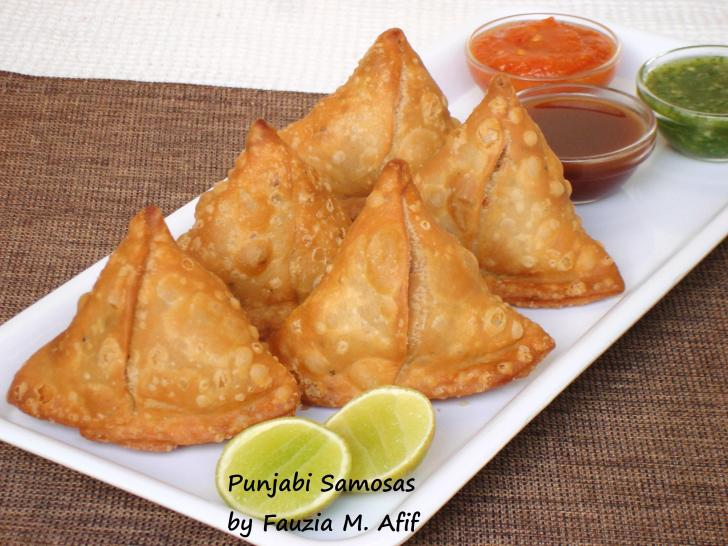
#> input picture 198.jpg, 728 x 546 px
$ python -i FeatureExtraction.py   (imports and definitions only)   (older library calls are emulated)
#> lines starting #> are read from the running program, lines starting #| are printed output that depends on the picture
import numpy as np
import mahotas
import cv2
import os
import h5py
import glob
from matplotlib.pyplot import imshow
from matplotlib import pyplot as plt
import io
from PIL import Image


train_path = "imagedataset/"

def fd_hu_moments(image):
    image = cv2.cvtColor(image, cv2.COLOR_BGR2GRAY)
    feature = cv2.HuMoments(cv2.moments(image)).flatten()
    return feature
def fd_haralick(image):
    gray = cv2.cvtColor(image, cv2.COLOR_BGR2GRAY)
    haralick = mahotas.features.haralick(gray).mean(axis=0)
    return haralick
def fd_histogram(image, mask=None):
    image = cv2.cvtColor(image, cv2.COLOR_BGR2HSV)
    hist  = cv2.calcHist([image], [0, 1, 2], None, [bins, bins, bins], [0, 256, 0, 256, 0, 256])
    cv2.normalize(hist, hist)
    return hist.flatten()
def Hog_feature(image):
    hog = cv2.HOGDescriptor()
    h = hog.compute(image)
    return h.flatten()


global_features = []

# [15 lines not run here, left out]

>>> import cv2
>>> picture = cv2.imread('198.jpg', cv2.IMREAD_GRAYSCALE)
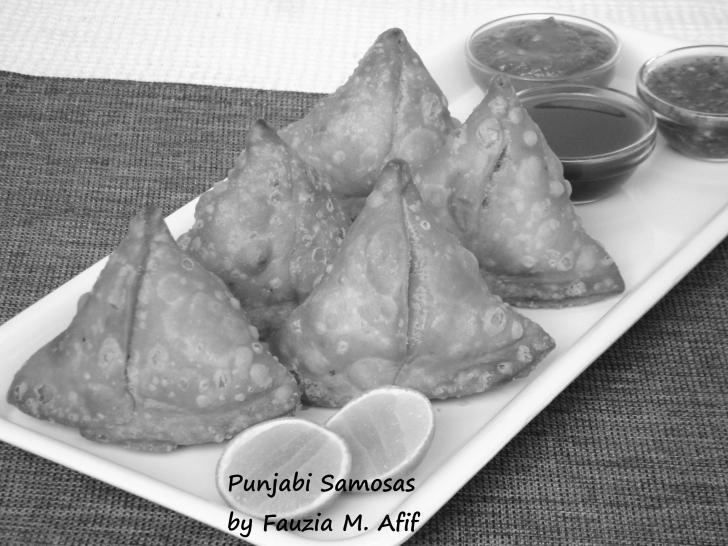
#> picture: shape (546, 728); min 0, max 255, mean 152.6
#> (the run stopped early here; a loop or call above may not have finished)

$ run again, on 202.jpg
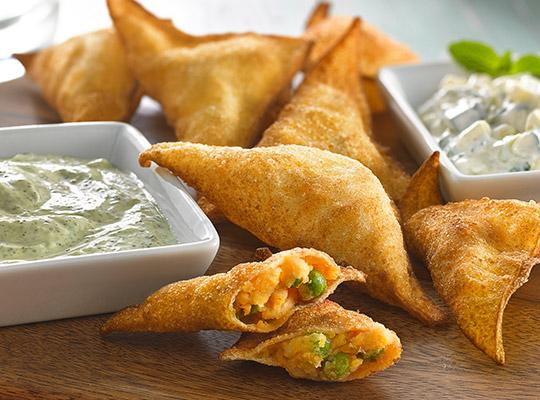
#> input picture 202.jpg, 540 x 400 px
#> `picture = cv2.imread('198.jpg', cv2.IMREAD_GRAYSCALE)`:
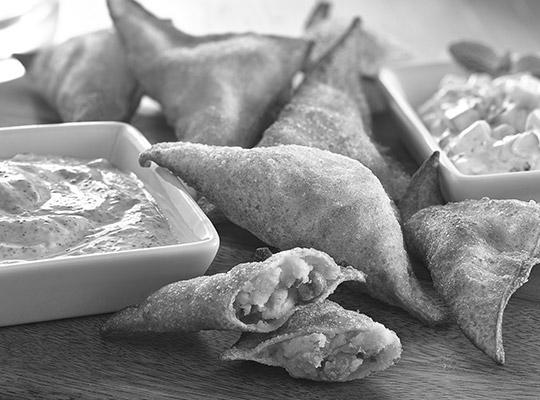
#> picture: shape (400, 540); min 0, max 255, mean 140.5
